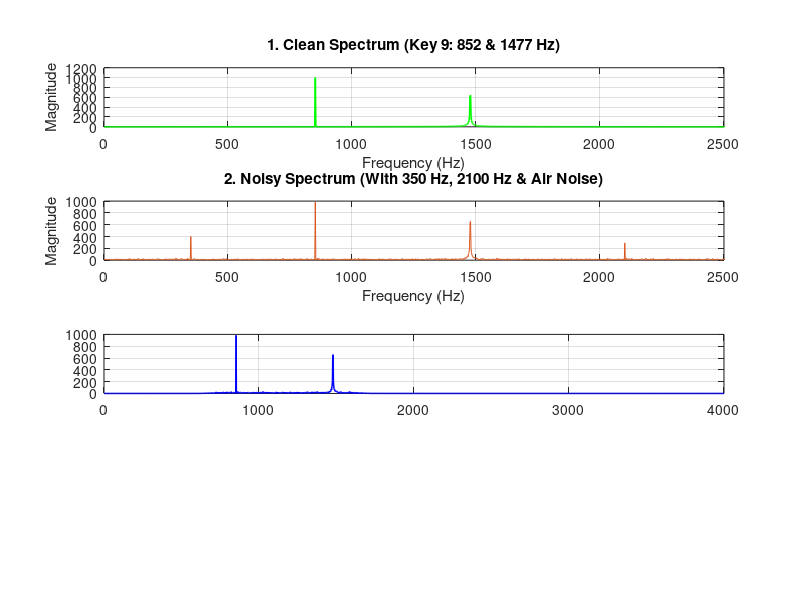

Reproduce this figure in MATLAB. (Note: this script raises an error after producing the figure.)
clear; clc; close all;

%% 1. DTMF Setup & Key Generation
key = '9';
Fs = 8000; N = 4000; t = (0:N-1)/Fs;
row_f = [697, 770, 852, 941];
col_f = [1209, 1336, 1477, 1633];
pad   = ['1','2','3','A'; 
    '4','5','6','B'; 
    '7','8','9','C'; 
    '*','0','#','D'];

[r, c] = find(pad == key);
clean = 0.5*sin(2*pi*row_f(r)*t) + 0.5*sin(2*pi*col_f(c)*t);

%% 2. Add Noise & Unwanted Tones (Channel)
noisy = clean + 0.2*sin(2*pi*350*t) + 0.15*sin(2*pi*2100*t) + 0.2*randn(size(t));

%% 3. FIR Bandpass Filter (650 Hz - 1700 Hz)
% Order 100 FIR filter isolating the standard DTMF frequency range
filter_order = 100;
f_pass = [650, 1700] / (Fs/2); % Normalized cutoffs (0 to 1, where 1 is Nyquist)
b_fir = fir1(filter_order, f_pass, 'bandpass');

% filtfilt applies zero-phase filtering to prevent phase/frequency shifts
filtered = filtfilt(b_fir, 1, noisy);

%% 4. FFT Detection (Performed on Filtered Signal)
f_axis = (0:N/2)*(Fs/N);

% Frequency analysis
clean_mag    = abs(fft(clean));    clean_mag    = clean_mag(1:N/2+1);
noisy_mag    = abs(fft(noisy));    noisy_mag    = noisy_mag(1:N/2+1);
filtered_mag = abs(fft(filtered)); filtered_mag = filtered_mag(1:N/2+1);

% Detect dominant peak in low and high groups
[~, idx_low]  = max(filtered_mag .* (f_axis >= 650 & f_axis <= 1000));
[~, idx_high] = max(filtered_mag .* (f_axis >= 1150 & f_axis <= 1700));

[~, r_fft] = min(abs(row_f - f_axis(idx_low)));
[~, c_fft] = min(abs(col_f - f_axis(idx_high)));
key_fft = pad(r_fft, c_fft);

%% 5. Goertzel Detection (8 DTMF Bins on Filtered Signal)
dtmf_f = [row_f, col_f];
goertzel_mag = zeros(1, 8);

for k = 1:8
    coeff = 2*cos(2*pi*dtmf_f(k)/Fs);
    s = 0; s1 = 0; s2 = 0;
    for x = filtered
        s = x + coeff*s1 - s2;
        s2 = s1; s1 = s;
    end
    goertzel_mag(k) = s1^2 + s2^2 - coeff*s1*s2;
end

[~, r_gz] = max(goertzel_mag(1:4));
[~, c_gz] = max(goertzel_mag(5:8));
key_gz = pad(r_gz, c_gz);

%% 6. Display & Multi-Stage Plots
fprintf('Key: %c | FFT: %c (%.0f, %.0f Hz) | Goertzel: %c (%d, %d Hz)\n', ...
    key, key_fft, f_axis(idx_low), f_axis(idx_high), key_gz, row_f(r_gz), col_f(c_gz));

figure('Color', [1 1 1], 'Position', [100 100 800 700]);

% Stage 1: Clean Input Spectrum
subplot(4,1,1); 
plot(f_axis, clean_mag, 'g', 'LineWidth', 1.2); 
xlim([0 2500]); grid on;
title(sprintf('1. Clean Spectrum (Key %c: %d & %d Hz)', key, row_f(r), col_f(c)));
xlabel('Frequency (Hz)'); ylabel('Magnitude');

% Stage 2: Noisy Spectrum before filtering
subplot(4,1,2); 
plot(f_axis, noisy_mag, 'Color', [0.85 0.33 0.1]); 
xlim([0 2500]); grid on;
title('2. Noisy Spectrum (With 350 Hz, 2100 Hz & Air Noise)');
xlabel('Frequency (Hz)'); ylabel('Magnitude');

% Stage 3: Filtered Spectrum & FFT Detection
subplot(4,1,3); 
plot(f_axis, filtered_mag, 'b', 'LineWidth', 1.1); hold on; grid on;
xline(f_axis(idx_low), '--r', sprintf('%.0f Hz', f_axis(idx_low)), 'LabelVerticalAlignment', 'bottom'); 
xline(f_axis(idx_high), '--r', sprintf('%.0f Hz', f_axis(idx_high)), 'LabelVerticalAlignment', 'bottom'); 
xlim([500 1800]);
title(sprintf('3. FIR Filtered Spectrum & FFT Detection (Decoded: %c)', key_fft));
xlabel('Frequency (Hz)'); ylabel('Magnitude');

% Stage 4: Goertzel Output on Filtered Signal
subplot(4,1,4); 
stem(dtmf_f, goertzel_mag, 'm', 'filled', 'LineWidth', 1.2); 
grid on; xticks(dtmf_f);
title(sprintf('4. Goertzel Output (8 Target Bins | Decoded: %c)', key_gz));
xlabel('Frequency (Hz)'); ylabel('Power');
